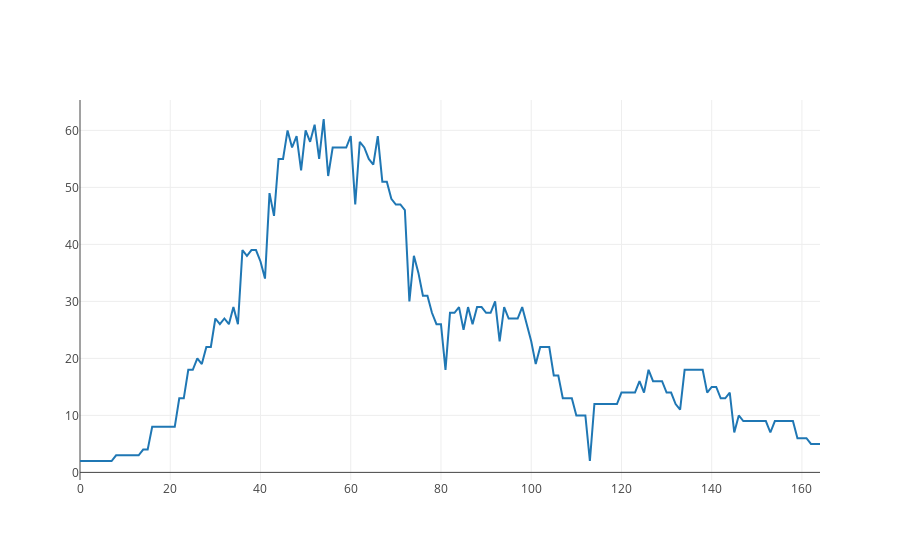

Write notebook code for a chart like this one.
### Code cell
object LiveNodes{ // Create object to supress output TODO: upgrade ammonite at some point
    val live = db.getAllLiveNodes()
    val (x,y) = live.groupBy(_.depth).map(a => (a._1, a._2.size)).toList.sortBy(_._1).unzip

// val (x, y) = Seq(
//   "Banana" -> 10,
//   "Apple" -> 8,
//   "Grapefruit" -> 5
// ).unzip
}
Scatter(LiveNodes.x, LiveNodes.y).plot()

### Figure 1 — Plotly figure (JSON) as saved in the notebook; plotly's stock layout.template omitted (floating-point values rounded to 4 significant figures; data arrays with more than 128 entries replaced by an {"elided": "..."} marker saying what was removed)
{"data": [{"type": "scatter", "x": {"elided": "165 int values"}, "y": {"elided": "165 int values"}}], "layout": {"autosize": true, "xaxis": {"autorange": true, "range": [0, 164], "type": "linear"}, "yaxis": {"autorange": true, "range": [-1.333, 65.33], "type": "linear"}}}
